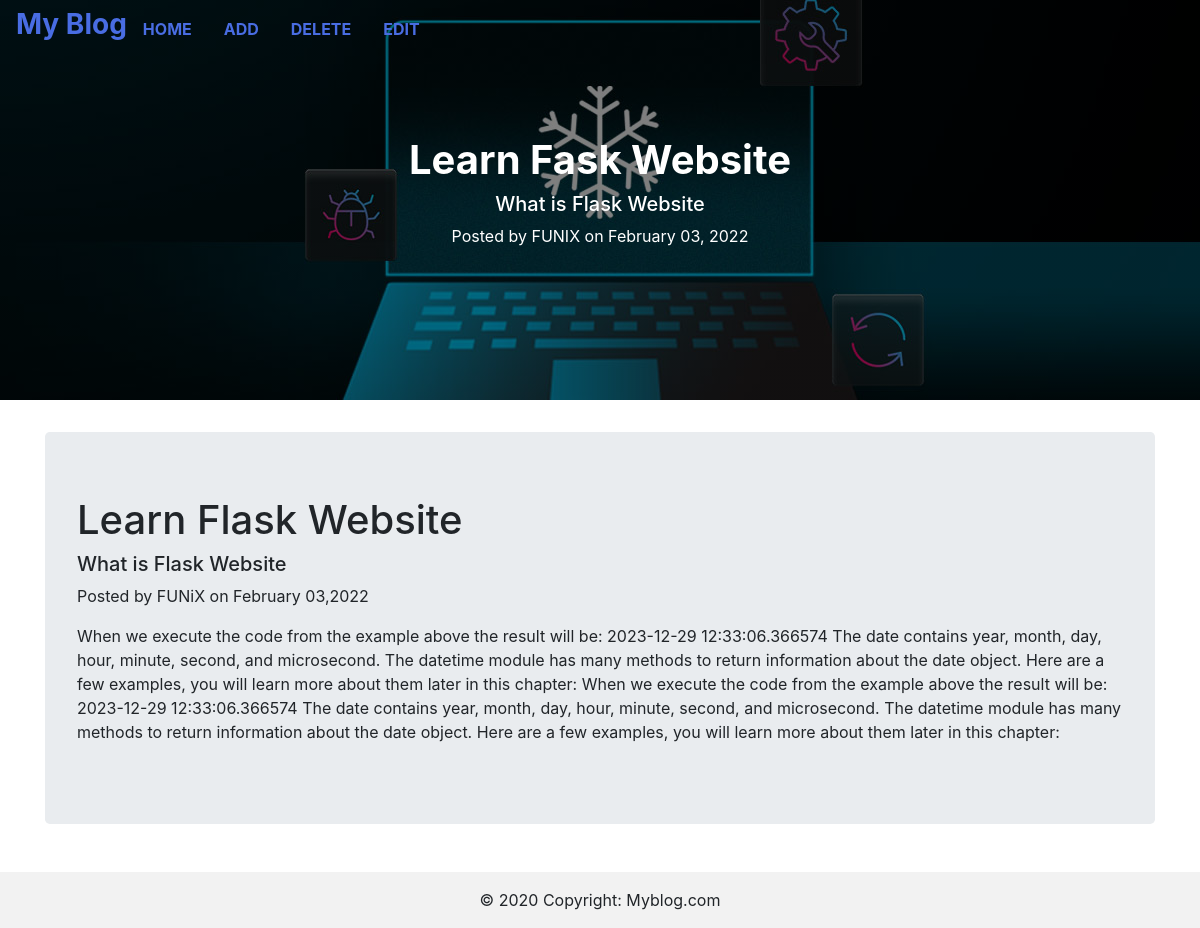
/post/1, run on the app's committed database.
### controller.py (models this page shows, shortened)
class BlogPost(db.Model):
    __tablename__ = 'BlogPost'
    id = db.Column(db.Integer,primary_key=True)
    title = db.Column(db.Text)
    subtitle = db.Column(db.Text)
    author = db.Column(db.Text)
    date_posted = db.Column(db.DateTime, default=datetime.datetime.utcnow)
    content = db.Column(db.Text)

### controller.py (the view)
@app.route('/post/<id>')
def view_post(id):
    blog= BlogPost.query.get(id)
    return render_template('BlogContent.html', blog=blog)

### templates/BlogContent.html
{% extends "base.html" %}
{% block headContent %}
<h1>Learn Fask Website</h1>
<h5>What is Flask Website</h5>
<p>Posted by FUNIX on February 03, 2022</p>
{% endblock %}
{% block mainContent %}
  <div class="container">
    <div class="jumbotron">
      <h1>{{blog.title}}</h1>
      <h5>{{blog.subtitle}}</h5>
      <p>Posted by {{blog.author}} on {{blog.date_posted.strftime('%B %d,%Y')}}</p>
      <p>{{blog.content}}</p>
    </div>
</div>
{% endblock %}

### static/css/styles.css (style rules this page uses)
body, html { height: 100%; }
.container { padding-top: 2rem; padding-bottom: 1rem; }
.banner-text > h1 { font-weight: 700; width: max-content; }

### data on the page
BlogPost: title "Learn Flask Website", subtitle "What is Flask Website", author "FUNiX", date_posted "February 03,2022", content "When we execute the code from the example above the result will be: 2023-12-29 12:33:06.366574 The date contains year, month, day, hour, minute, second, and microsecond. The datetime module has many methods to return information about the date object. Here are a few examples, you will learn more about them later in this chapter: When we execute the code from the example above the result will be: 2023-12-29 12:33:06.366574 The date contains year, month, day, hour, minute, second, and microsecond. The datetime module has many methods to return information about the date object. Here are a few examples, you will learn more about them later in this chapter:"
